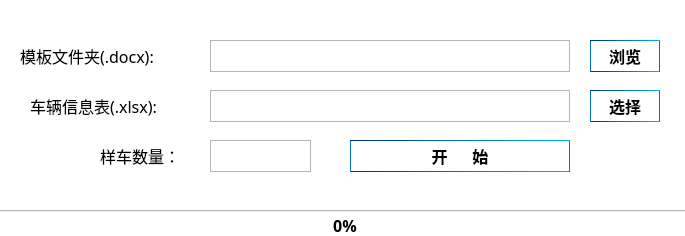
<?xml version="1.0" encoding="UTF-8"?>
<ui version="4.0">
 <class>mainWindow</class>
 <widget class="QMainWindow" name="mainWindow">
  <property name="geometry">
   <rect>
    <x>0</x>
    <y>0</y>
    <width>685</width>
    <height>236</height>
   </rect>
  </property>
  <property name="minimumSize">
   <size>
    <width>685</width>
    <height>236</height>
   </size>
  </property>
  <property name="maximumSize">
   <size>
    <width>685</width>
    <height>236</height>
   </size>
  </property>
  <property name="font">
   <font>
    <family>微软雅黑</family>
    <pointsize>12</pointsize>
   </font>
  </property>
  <property name="windowTitle">
   <string>报告生成工具 V2.0</string>
  </property>
  <property name="windowIcon">
   <iconset resource="apprcc.qrc">
    <normaloff>:/icon/icon/Microsoft-Word-02-256.ico</normaloff>:/icon/icon/Microsoft-Word-02-256.ico</iconset>
  </property>
  <property name="styleSheet">
   <string notr="true">QWidget{background:white}
QLineEdit{background:transparent;border:1px solid #B4B5B5;padding: 5px 0px 5px 5px}
QLineEdit:hover{border: 1px solid qlineargradient(spread:pad, x1:0, y1:0, x2:1, y2:0, stop:0 rgba(0, 51, 119, 255), stop:1 rgba(0, 182, 238, 255))}
QPushButton{color:black;padding:5px;font-weight:bold;border:1px solid qlineargradient(spread:pad, x1:0, y1:0, x2:1, y2:0, stop:0 rgba(0, 51, 119, 255), stop:1 rgba(0, 182, 238, 255))}
QPushButton:hover{color:white;border:0;background:#003377}
QProgressBar::chunk{background-color:qlineargradient(spread:pad, x1:0, y1:0, x2:1, y2:0, stop:0 rgba(0, 51, 119, 255), stop:1 rgba(0, 182, 238, 255));font-weight:bold}</string>
  </property>
  <property name="iconSize">
   <size>
    <width>64</width>
    <height>64</height>
   </size>
  </property>
  <widget class="QWidget" name="centralwidget">
   <property name="styleSheet">
    <string notr="true"/>
   </property>
   <widget class="QPushButton" name="pushBtn_1">
    <property name="geometry">
     <rect>
      <x>590</x>
      <y>40</y>
      <width>70</width>
      <height>32</height>
     </rect>
    </property>
    <property name="font">
     <font>
      <family>微软雅黑</family>
      <pointsize>12</pointsize>
      <weight>75</weight>
      <bold>true</bold>
     </font>
    </property>
    <property name="cursor">
     <cursorShape>PointingHandCursor</cursorShape>
    </property>
    <property name="focusPolicy">
     <enum>Qt::StrongFocus</enum>
    </property>
    <property name="autoFillBackground">
     <bool>false</bool>
    </property>
    <property name="styleSheet">
     <string notr="true"/>
    </property>
    <property name="text">
     <string>浏览</string>
    </property>
   </widget>
   <widget class="QLineEdit" name="lineEdit_1">
    <property name="geometry">
     <rect>
      <x>210</x>
      <y>40</y>
      <width>360</width>
      <height>32</height>
     </rect>
    </property>
    <property name="font">
     <font>
      <family>微软雅黑</family>
      <pointsize>12</pointsize>
     </font>
    </property>
    <property name="acceptDrops">
     <bool>true</bool>
    </property>
   </widget>
   <widget class="QLineEdit" name="lineEdit_2">
    <property name="geometry">
     <rect>
      <x>210</x>
      <y>90</y>
      <width>360</width>
      <height>32</height>
     </rect>
    </property>
    <property name="font">
     <font>
      <family>微软雅黑</family>
      <pointsize>12</pointsize>
     </font>
    </property>
   </widget>
   <widget class="QPushButton" name="pushBtn_2">
    <property name="geometry">
     <rect>
      <x>590</x>
      <y>90</y>
      <width>70</width>
      <height>32</height>
     </rect>
    </property>
    <property name="font">
     <font>
      <family>微软雅黑</family>
      <pointsize>12</pointsize>
      <weight>75</weight>
      <bold>true</bold>
     </font>
    </property>
    <property name="cursor">
     <cursorShape>PointingHandCursor</cursorShape>
    </property>
    <property name="text">
     <string>选择</string>
    </property>
   </widget>
   <widget class="QLabel" name="label">
    <property name="geometry">
     <rect>
      <x>20</x>
      <y>40</y>
      <width>181</width>
      <height>32</height>
     </rect>
    </property>
    <property name="font">
     <font>
      <family>微软雅黑</family>
      <pointsize>12</pointsize>
      <weight>50</weight>
      <bold>false</bold>
      <kerning>true</kerning>
     </font>
    </property>
    <property name="text">
     <string>模板文件夹(.docx):</string>
    </property>
   </widget>
   <widget class="QLabel" name="label_2">
    <property name="geometry">
     <rect>
      <x>30</x>
      <y>90</y>
      <width>171</width>
      <height>32</height>
     </rect>
    </property>
    <property name="font">
     <font>
      <family>微软雅黑</family>
      <pointsize>12</pointsize>
      <weight>50</weight>
      <bold>false</bold>
     </font>
    </property>
    <property name="text">
     <string>车辆信息表(.xlsx):</string>
    </property>
   </widget>
   <widget class="QPushButton" name="pushBtn_3">
    <property name="geometry">
     <rect>
      <x>350</x>
      <y>140</y>
      <width>220</width>
      <height>32</height>
     </rect>
    </property>
    <property name="font">
     <font>
      <family>微软雅黑</family>
      <pointsize>12</pointsize>
      <weight>75</weight>
      <bold>true</bold>
     </font>
    </property>
    <property name="cursor">
     <cursorShape>PointingHandCursor</cursorShape>
    </property>
    <property name="text">
     <string>开      始</string>
    </property>
   </widget>
   <widget class="QLabel" name="label_3">
    <property name="geometry">
     <rect>
      <x>100</x>
      <y>140</y>
      <width>101</width>
      <height>32</height>
     </rect>
    </property>
    <property name="font">
     <font>
      <family>微软雅黑</family>
      <pointsize>12</pointsize>
      <weight>50</weight>
      <bold>false</bold>
     </font>
    </property>
    <property name="text">
     <string>样车数量：</string>
    </property>
   </widget>
   <widget class="QLineEdit" name="lineEdit_3">
    <property name="geometry">
     <rect>
      <x>210</x>
      <y>140</y>
      <width>101</width>
      <height>32</height>
     </rect>
    </property>
    <property name="font">
     <font>
      <family>微软雅黑</family>
      <pointsize>12</pointsize>
     </font>
    </property>
   </widget>
   <widget class="QProgressBar" name="progressBar">
    <property name="geometry">
     <rect>
      <x>-10</x>
      <y>210</y>
      <width>711</width>
      <height>31</height>
     </rect>
    </property>
    <property name="font">
     <font>
      <family>微软雅黑</family>
      <pointsize>12</pointsize>
      <weight>75</weight>
      <bold>true</bold>
     </font>
    </property>
    <property name="value">
     <number>0</number>
    </property>
    <property name="alignment">
     <set>Qt::AlignCenter</set>
    </property>
    <property name="textDirection">
     <enum>QProgressBar::TopToBottom</enum>
    </property>
   </widget>
  </widget>
 </widget>
 <resources>
  <include location="apprcc.qrc"/>
 </resources>
 <connections>
  <connection>
   <sender>pushBtn_1</sender>
   <signal>clicked()</signal>
   <receiver>mainWindow</receiver>
   <slot>get_dir()</slot>
   <hints>
    <hint type="sourcelabel">
     <x>591</x>
     <y>63</y>
    </hint>
    <hint type="destinationlabel">
     <x>531</x>
     <y>0</y>
    </hint>
   </hints>
  </connection>
  <connection>
   <sender>pushBtn_2</sender>
   <signal>clicked()</signal>
   <receiver>mainWindow</receiver>
   <slot>get_xlsx()</slot>
   <hints>
    <hint type="sourcelabel">
     <x>565</x>
     <y>107</y>
    </hint>
    <hint type="destinationlabel">
     <x>553</x>
     <y>147</y>
    </hint>
   </hints>
  </connection>
  <connection>
   <sender>pushBtn_3</sender>
   <signal>clicked()</signal>
   <receiver>mainWindow</receiver>
   <slot>run()</slot>
   <hints>
    <hint type="sourcelabel">
     <x>351</x>
     <y>162</y>
    </hint>
    <hint type="destinationlabel">
     <x>431</x>
     <y>153</y>
    </hint>
   </hints>
  </connection>
 </connections>
 <slots>
  <slot>get_dir()</slot>
  <slot>get_xlsx()</slot>
  <slot>run()</slot>
 </slots>
</ui>
